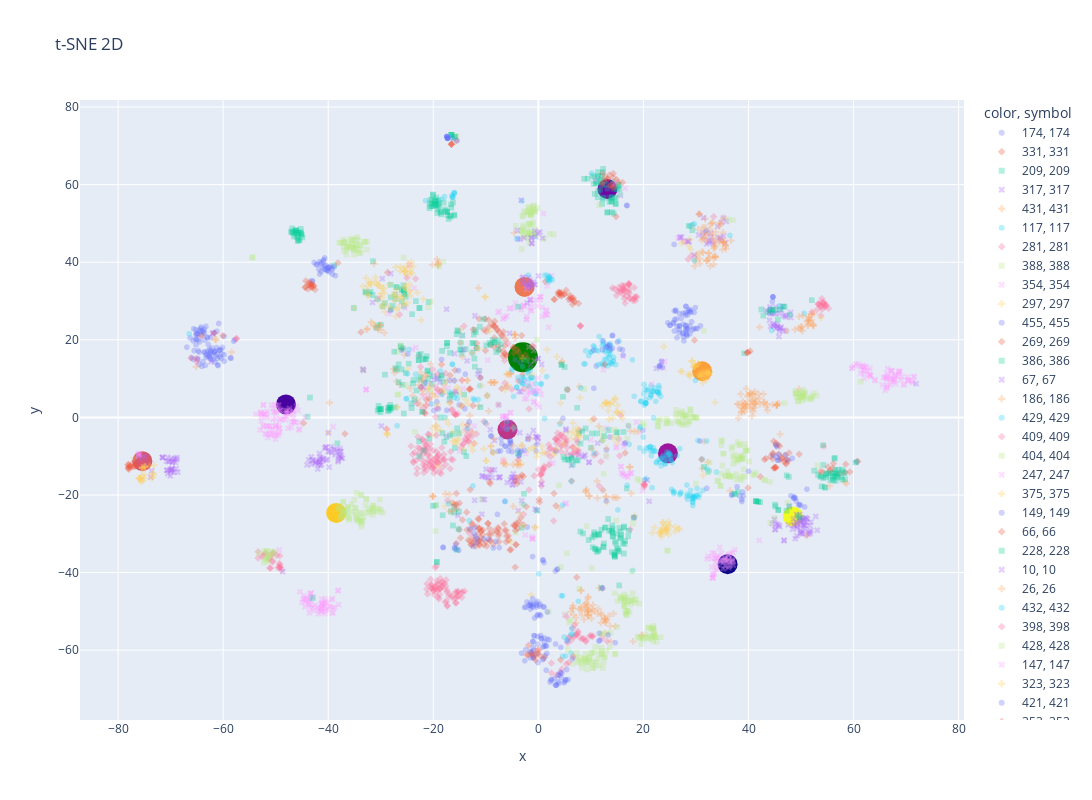

The notebook cell saved with this chart:
### Code cell
tsne = TSNE(n_components=2)
articles_tsne = tsne.fit_transform(
    np.concatenate((articles_sample_std, closest_articles_std, interest_std))
)

interest_tsne = articles_tsne[-1:]
articles_tsne = articles_tsne[:-1]

closest_articles_tsne = articles_tsne[-len(closest_articles) :]
articles_tsne = articles_tsne[: -len(closest_articles)]


# Plot the data in the t-SNE space
fig = px.scatter(
    x=articles_tsne[:, 0],
    y=articles_tsne[:, 1],
    color=articles_sample["category_id"],
    symbol=articles_sample["category_id"],
    title="t-SNE 2D",
    opacity=0.3,
    width=1200,
    height=800,
)
fig.add_scatter(
    x=interest_tsne[:, 0],
    y=interest_tsne[:, 1],
    mode="markers",
    marker=dict(color="green", size=30),
    text=f"User interest \n user_id: {user_id} \n category_id: {interest['category_id'].iloc[0]}",
)
fig.add_scatter(
    x=closest_articles_tsne[:, 0],
    y=closest_articles_tsne[:, 1],
    mode="markers",
    marker=dict(color=list(range(len(closest_articles_tsne))), size=20),
    text=[
        f"rank: {i} / article_id: {a.article_id} / category_id: {a.category_id}"
        for i, a in enumerate(closest_articles.itertuples())
    ],
)
fig.show()
